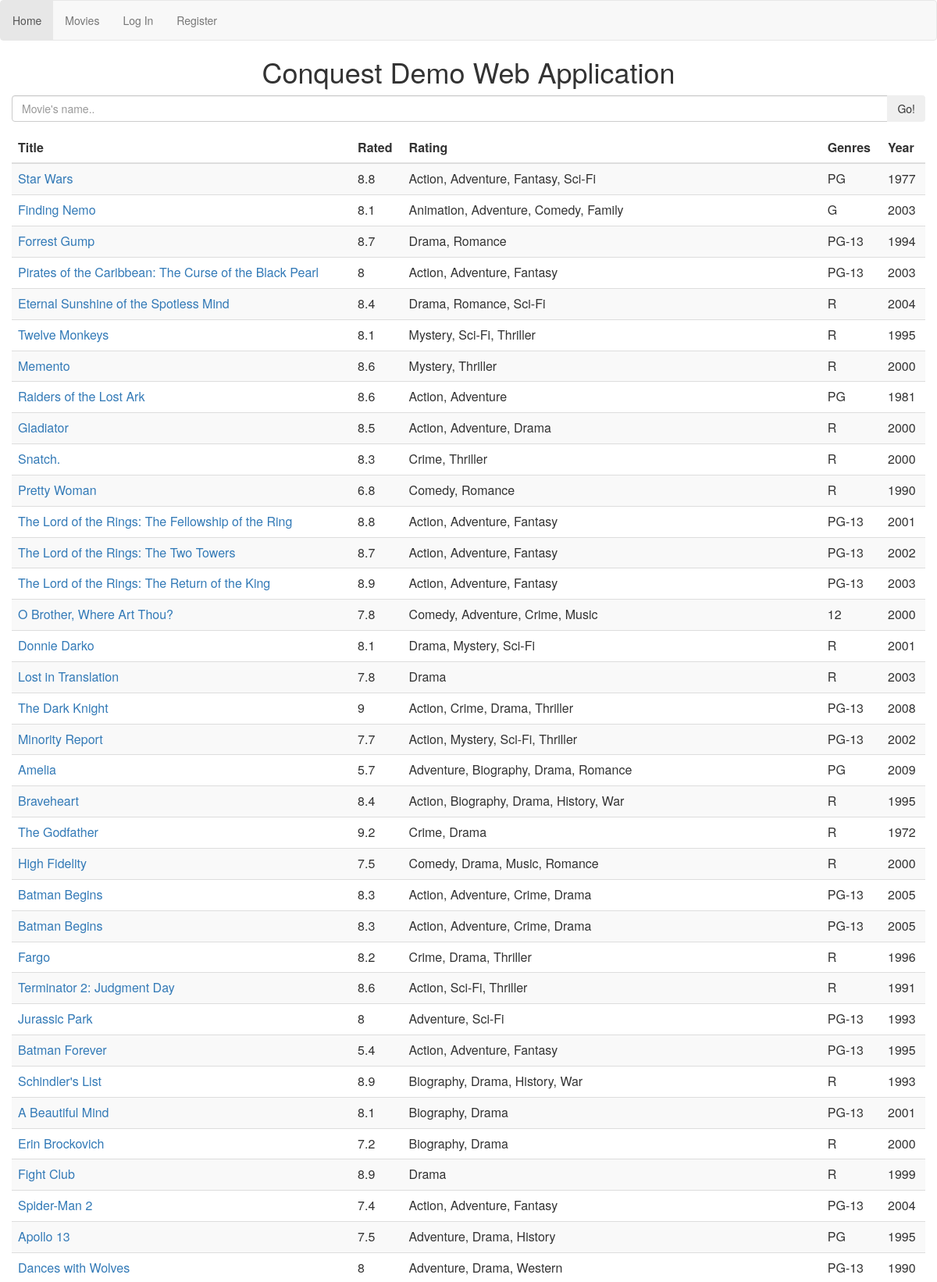
The app's page /movies (upper part) with its own data.
### app/models.py (models this page shows, shortened)
class Movie(db.Model):
	id = db.Column(db.Integer, primary_key = True)
	title = db.Column(db.String())
	year = db.Column(db.Integer)
	rating = db.Column(db.Integer)
	rated = db.Column(db.String())
	genre = db.Column(db.String())
	def __repr__(self):
		return '<Title: %r Year:%r Rating:%r Rated:%r Genre:%r>' % (self.title, self.year, self.rating, self.rated, self.genre)

### app/views.py (the view)
@app.route('/movies', methods=["GET"])
def movies():
	if request.args.get("search"):
		movies = []
		word = request.args.get("search")
		sql_query = "SELECT * FROM movie WHERE title LIKE '%{}%'".format(word)
		print(sql_query)
		try:
			result = db.session.execute(sql_query).fetchall()
		except Exception as e:
			result = [(-1, "Error: You have an error in your SQL syntax", '', '', '', '')]
		if not result:
			result = [(-1, "No Results Found", '', '', '', '')]
		for movie in result:
			movies.append(Movie(movie[1], movie[2], movie[3], movie[4], movie[5], num_id=movie[0]))
	else:
		movies = Movie.query.all()
	print(movies)
	return render_template("movies.html", movies=movies)

### app/views.py (called while the page is built)
@app.before_request
def before_request():
    g.user = current_user

### app/templates/movies.html
{% extends "base.html" %}
{% block content %}
<div class="container">
	<div class="row">
		<div class="col">
			{% autoescape false %}
				<form method="GET">
				    <div class="input-group">
				    	<input type="text" id="search" name="search" class="form-control" placeholder="Movie's name..">
				    	<span class="input-group-btn">
				    		<button class="btn btn-secondary" type="submit">Go!</button>
				    	</span>
				    </div>
		    	</form>
			{% endautoescape %}
		</div>
	</div>
	<div class="row">
		<table class="table table-striped">
		    <thead>
		    	<tr>
			        <th>Title</th>
			        <th>Rated</th>
			        <th>Rating</th>
			        <th>Genres</th>
			        <th>Year</th>
		    	</tr>
		    </thead>
		    <tbody>
		    	{% for movie in movies %}
			    	<tr>
			    		{%if movie.id > -1 %}
				        	<td><a href="/movies/{{movie.id}}">{{movie.title}}</a></td>
				        {% else %}
				        	<td>{{movie.title}}</td>
				        {% endif %}
				        <td>{{movie.rating}}</td>
				        <td>{{movie.genre}}</td>
				        <td>{{movie.rated}}</td>
				        <td>{{movie.year}}</td>
			    	</tr>
		    	{% endfor %}
			</tbody>
		</table>
	</div>
</div>
{% endblock %}

### app/templates/base.html (shortened to what this page needs)
<html>
	<link rel="stylesheet" href="https://maxcdn.bootstrapcdn.com/bootstrap/3.3.7/css/bootstrap.min.css">
	<link rel="stylesheet" href="http://fontawesome.io/assets/font-awesome/css/font-awesome.css">
	<head>
	</head>
	<body id="wrapper">
		<nav class="navbar navbar-default">
			<ul class="nav navbar-nav navbar-left">
				<li role="presentation" class="active"><a href="/">Home</a></li>
				<li role="presentation"><a href="/movies">Movies</a></li>
				{% if current_user.is_authenticated %}
					<li role="presentation"><a href="/forum">Forum</a></li>
				{% else %}
					<li role="presentation"><a href="/login">Log In</a></li>
					<li role="presentation"><a href="/register">Register</a></li>
				{% endif %}
			</ul>
		</nav>
		<h1><center>Conquest Demo Web Application</center></h1>
		{% block content %}{% endblock %}
	</body>
</html>

### records on screen
Movie: title "Star Wars", rating "8.8", genre "Action, Adventure, Fantasy, Sci-Fi", rated "PG", year "1977"
Movie: title "Finding Nemo", rating "8.1", genre "Animation, Adventure, Comedy, Family", rated "G", year "2003"
Movie: title "Forrest Gump", rating "8.7", genre "Drama, Romance", rated "PG-13", year "1994"
Movie: title "Pirates of the Caribbean: The Curse of the Black Pearl", rating "8", genre "Action, Adventure, Fantasy", rated "PG-13", year "2003"
Movie: title "Eternal Sunshine of the Spotless Mind", rating "8.4", genre "Drama, Romance, Sci-Fi", rated "R", year "2004"
Movie: title "Twelve Monkeys", rating "8.1", genre "Mystery, Sci-Fi, Thriller", rated "R", year "1995"
Movie: title "Memento", rating "8.6", genre "Mystery, Thriller", rated "R", year "2000"
Movie: title "Raiders of the Lost Ark", rating "8.6", genre "Action, Adventure", rated "PG", year "1981"
Movie: title "Gladiator", rating "8.5", genre "Action, Adventure, Drama", rated "R", year "2000"
Movie: title "Snatch.", rating "8.3", genre "Crime, Thriller", rated "R", year "2000"
Movie: title "Pretty Woman", rating "6.8", genre "Comedy, Romance", rated "R", year "1990"
Movie: title "The Lord of the Rings: The Fellowship of the Ring", rating "8.8", genre "Action, Adventure, Fantasy", rated "PG-13", year "2001"
Movie: title "The Lord of the Rings: The Two Towers", rating "8.7", genre "Action, Adventure, Fantasy", rated "PG-13", year "2002"
Movie: title "The Lord of the Rings: The Return of the King", rating "8.9", genre "Action, Adventure, Fantasy", rated "PG-13", year "2003"
Movie: title "O Brother, Where Art Thou?", rating "7.8", genre "Comedy, Adventure, Crime, Music", rated "12", year "2000"
Movie: title "Donnie Darko", rating "8.1", genre "Drama, Mystery, Sci-Fi", rated "R", year "2001"
Movie: title "Lost in Translation", rating "7.8", genre "Drama", rated "R", year "2003"
Movie: title "The Dark Knight", rating "9", genre "Action, Crime, Drama, Thriller", rated "PG-13", year "2008"
Movie: title "Minority Report", rating "7.7", genre "Action, Mystery, Sci-Fi, Thriller", rated "PG-13", year "2002"
Movie: title "Amelia", rating "5.7", genre "Adventure, Biography, Drama, Romance", rated "PG", year "2009"
Movie: title "Braveheart", rating "8.4", genre "Action, Biography, Drama, History, War", rated "R", year "1995"
Movie: title "The Godfather", rating "9.2", genre "Crime, Drama", rated "R", year "1972"
Movie: title "High Fidelity", rating "7.5", genre "Comedy, Drama, Music, Romance", rated "R", year "2000"
Movie: title "Batman Begins", rating "8.3", genre "Action, Adventure, Crime, Drama", rated "PG-13", year "2005"
Movie: title "Batman Begins", rating "8.3", genre "Action, Adventure, Crime, Drama", rated "PG-13", year "2005"
Movie: title "Fargo", rating "8.2", genre "Crime, Drama, Thriller", rated "R", year "1996"
Movie: title "Terminator 2: Judgment Day", rating "8.6", genre "Action, Sci-Fi, Thriller", rated "R", year "1991"
Movie: title "Jurassic Park", rating "8", genre "Adventure, Sci-Fi", rated "PG-13", year "1993"
Movie: title "Batman Forever", rating "5.4", genre "Action, Adventure, Fantasy", rated "PG-13", year "1995"
Movie: title "Schindler's List", rating "8.9", genre "Biography, Drama, History, War", rated "R", year "1993"
Movie: title "A Beautiful Mind", rating "8.1", genre "Biography, Drama", rated "PG-13", year "2001"
Movie: title "Erin Brockovich", rating "7.2", genre "Biography, Drama", rated "R", year "2000"
Movie: title "Fight Club", rating "8.9", genre "Drama", rated "R", year "1999"
Movie: title "Spider-Man 2", rating "7.4", genre "Action, Adventure, Fantasy", rated "PG-13", year "2004"
Movie: title "Apollo 13", rating "7.5", genre "Adventure, Drama, History", rated "PG", year "1995"
Movie: title "Dances with Wolves", rating "8", genre "Adventure, Drama, Western", rated "PG-13", year "1990"
